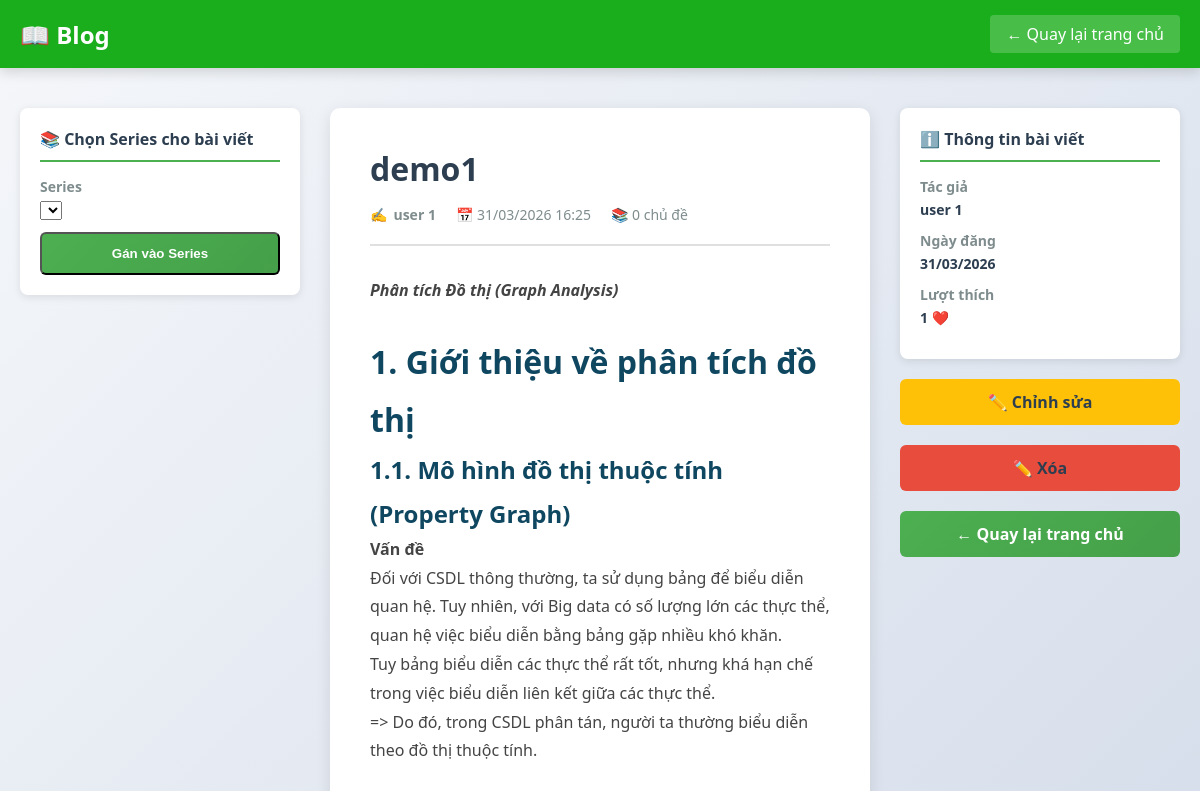
/blog/articles/1/ (signed in, upper part), run on an earlier commit of the app's database.
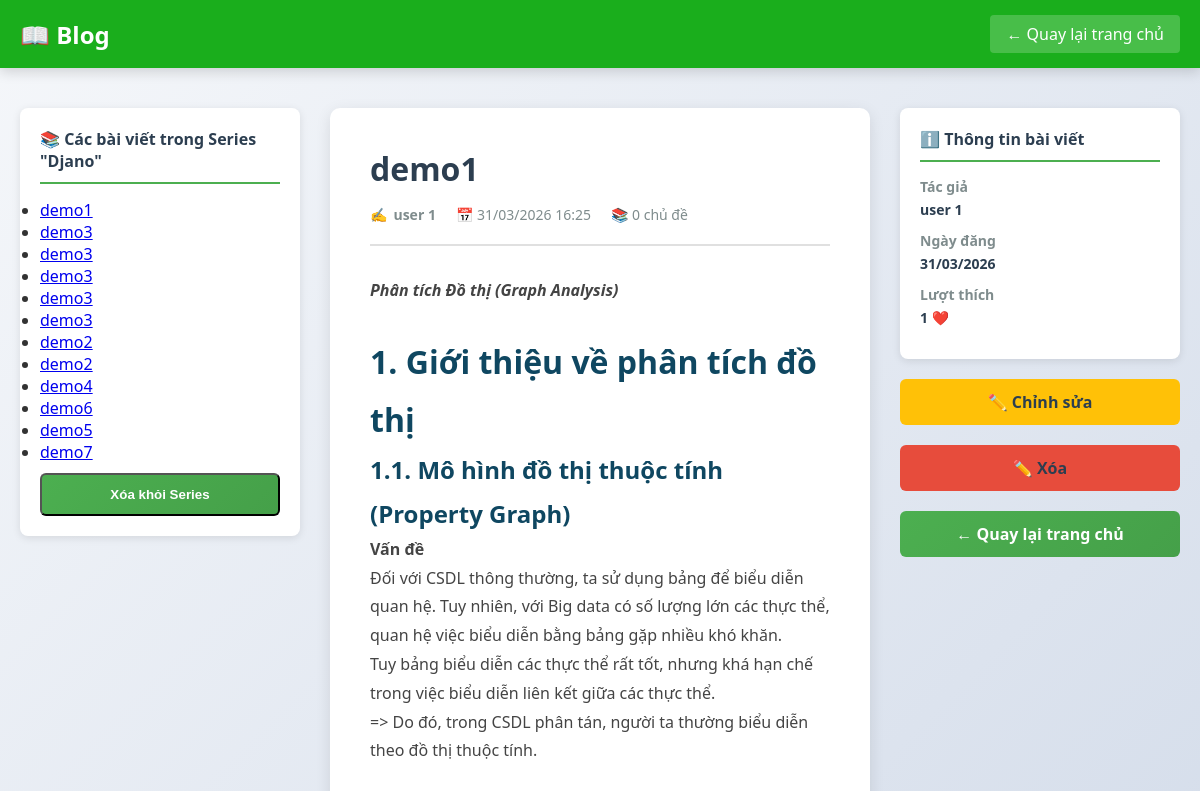
And on a later commit of the database.
### blog/models.py (models this page shows, shortened)
class Article(models.Model):
    title = models.CharField(max_length=255)
    like = models.IntegerField(default=0)
    content = RichTextField()
    author = models.ForeignKey(User, on_delete=models.CASCADE)
    topic = models.ManyToManyField(Topic, blank=True)
    created_at = models.DateTimeField(auto_now_add=True)

class User(AbstractUser):
    GENDER_CHOICES = [
        ('Nam', 'Nam'),
        ('Nữ', 'Nữ'),
    ]
    name = models.CharField()
    gender = models.CharField(max_length=10, choices=GENDER_CHOICES)
    birth = models.DateField(null=True, blank=True)
    email = models.EmailField(unique=True)
    mark = models.IntegerField(default=0)

class Series(models.Model):
    name = models.CharField(max_length=255)
    author = models.ForeignKey(User, on_delete=models.CASCADE)

### blog/views.py (the view, shortened to what this page needs)
# urls.py: path('articles/<int:article_id>/', views.article_detail, name='article'),
def article_detail(request, article_id):
    if request.method == 'GET':
        article = get_object_or_404(Article, id=article_id)
        comments = Comment.objects.filter(article=article).order_by('-created_at')
        user_liked_article = False
        if request.user.is_authenticated:
            user_liked_article = Like.objects.filter(user=request.user, article=article).exists()
        k = Article_List.objects.filter(article=article)
        this_series = k[0].series if len(k)>0 else None
        article_list = Article_List.objects.filter(series=this_series).order_by('id')
        articles_series = [i.article for i in article_list]
        context = {
            'article': article,
            'comments': comments,
            'user_liked_article': user_liked_article,
            'comment_form': CommentForm(),
            'series': Series.objects.filter(author=request.user),
            'articles': articles_series,
            'this_series': this_series,
        }
        return render(request, 'articles/article.html', context)

### blog/forms.py
class CommentForm(forms.ModelForm):
    class Meta:
        model = Comment
        fields = ['content']
        widgets = {
            'content': forms.Textarea(attrs={'rows': 4, 'placeholder': 'Viết bình luận...'})
        }

### blog/templates/articles/article.html (shortened to what this page needs)
<!DOCTYPE html>
<html lang="vi">
<head>
</head>
<body>
  <header>
    <div class="header-container">
      <div class="logo">📖 Blog</div>
      <a href="{% url 'home' %}" class="back-link">← Quay lại trang chủ</a>
    </div>
  </header>
  <div class="container">
    <aside class="sidebar">
      <div class="sidebar-box">
        {% if not articles %}
          {% if article.author == request.user %}
            <h3>📚 Chọn Series cho bài viết</h3>
            <form method="POST" action="{% url 'article' article.id %}">
              <div class="sidebar-item">
                <label for="series">Series</label>
                <select name="series" id="series" required>
                </select>
              </div>
              <button type="submit" name="form" value="add" class="back-btn">Gán vào Series</button>
            </form>
          {% endif %}
        {% else %}
          <h3>📚 Các bài viết trong Series "{{ this_series.name }}"</h3>
          <ul>
            {% for a in articles %}
              <li>
                <a href="{% url 'article' a.id %}">{{ a.title }}</a>
              </li>
            {% endfor %}
            {% if article.author == request.user %}
              <form method="POST" action="{% url 'article' article.id %}">
                <button type="submit" name="form" value="delete" class="back-btn" style="margin-top:10px;" >Xóa khỏi Series</button>
              </form>
            {% endif %}
          </ul>
        {% endif %}
      </div>
    </aside>
    <main class="main-content">
      <div class="article-header">
        <h1>{{ article.title }}</h1>
        <div class="article-meta">
          <span>✍️ <strong>{{ article.author.name }}</strong></span>
          <span> 📅 {{ article.created_at|date:"d/m/Y H:i" }}</span>
          <span> 📚 {{ article.topic.count }} chủ đề</span>
        </div>
      </div>
      <div class="article-body">
        {{ article.content|safe }}
      </div>
    </main>
    <aside class="sidebar">
      <div class="sidebar-box">
        <h3>ℹ️ Thông tin bài viết</h3>
        <div class="sidebar-item">
          <label>Tác giả</label>
          <span>{{ article.author.name }}</span>
        </div>
        <div class="sidebar-item">
          <label>Ngày đăng</label>
          <span>{{ article.created_at|date:"d/m/Y" }}</span>
        </div>
        <div class="sidebar-item">
          <label>Lượt thích</label>
          <span>{{ article.likes.count }} ❤️</span>
        </div>
      </div>
      {% if article.author == request.user %}
        <a href="/articles/{{ article.id }}/edit" class="back-btn" style="background:#ffc107; border:none; color:#2c3e50; margin-top:0px;">✏️ Chỉnh sửa</a>
        <a href="/articles/{{ article.id }}/delete" class="back-btn" style="background:#e74c3c; border:none; color:#2c3e50; margin-top:0px;">✏️ Xóa</a>
      {% endif %}
      <a href="{% url 'home' %}" class="back-btn">← Quay lại trang chủ</a>
    </aside>
  </div>
</body>
</html>

What changed in the data, as far as the page shows it:
added Series: name "Djano"
now on one of the page's lists (row unchanged): Article: title "demo1"
now on this page (row unchanged): Article: title "demo3"
now on this page (row unchanged): Article: title "demo2"
now on this page (row unchanged): Article: title "demo4"
added Article: title "demo6"
added Article: title "demo5"
added Article: title "demo7"
Also different on the page:
text no longer shown: "📚 Chọn Series cho bài viết Series Gán vào Series"
text now shown: "📚 Các bài viết trong Series \" \" Xóa khỏi Series"
